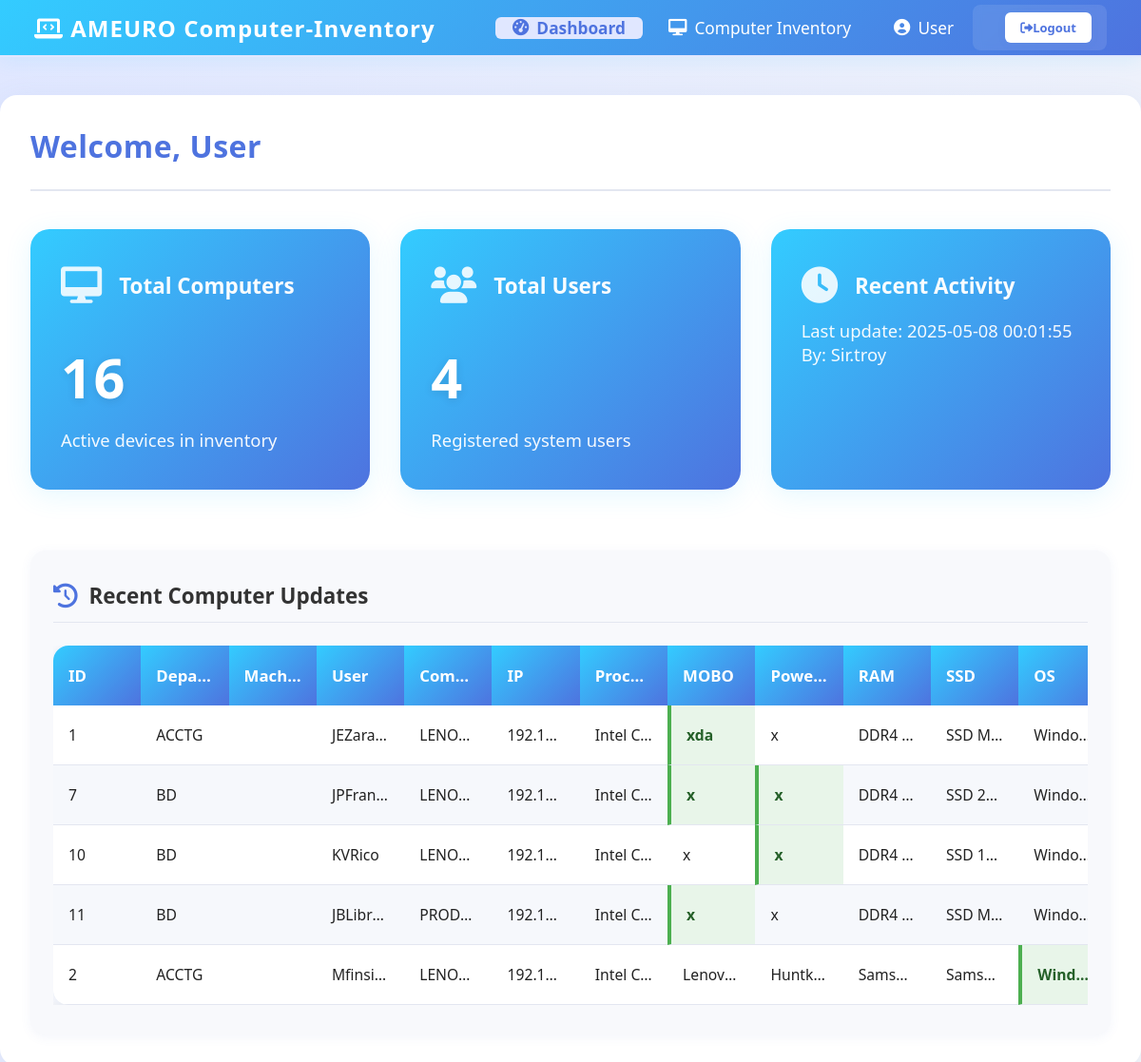
Page /dashboard.php on the committed database.
### tables this page shows
CREATE TABLE `tblcomputer` (
  `computer_No` int(11) NOT NULL,
  `department` varchar(50) NOT NULL,
  `user` varchar(50) NOT NULL,
  `Machine_type` varchar(50) NOT NULL,
  `computer_name` varchar(50) NOT NULL,
  `ip` varchar(50) NOT NULL,
  `processor` varchar(50) NOT NULL,
  `MOBO` varchar(50) NOT NULL,
  `power_supply` varchar(50) NOT NULL,
  `ram` varchar(50) NOT NULL,
  `SSD` varchar(50) NOT NULL,
  `OS` varchar(50) NOT NULL,
  `MAC_Address` varchar(255) NOT NULL,
  `deployment_date` date DEFAULT NULL,
  `last_updated` timestamp NULL DEFAULT NULL ON UPDATE current_timestamp(),
  `date_added` timestamp NOT NULL DEFAULT current_timestamp(),
  `is_active` enum('Y','N') NOT NULL DEFAULT 'Y',
  `status_changed_by` varchar(255) DEFAULT NULL,
  `status_changed_date` datetime DEFAULT NULL
);

### dashbackend.php (called while the page is built, shortened)
<?php
function getRecentlyUpdatedComputers($conn_mysqli) {
    $sql = "SELECT c.*,
            DATE_FORMAT(c.last_updated, '%m-%d-%y %H:%i:%s') as formatted_time,
            h.previous_data, h.new_data
            FROM tblcomputer c
            LEFT JOIN (
                SELECT computer_No, previous_data, new_data
                FROM tblcomputer_history h1
                WHERE timestamp = (
                    SELECT MAX(timestamp)
                    FROM tblcomputer_history h2
                    WHERE h2.computer_No = h1.computer_No
                )
            ) h ON c.computer_No = h.computer_No
            WHERE c.last_updated IS NOT NULL
            ORDER BY c.last_updated DESC
            LIMIT 10";
    $computers = [];
    try {
        $result = $conn_mysqli->query($sql);
        if ($result) {
            while ($row = $result->fetch_assoc()) {
                $row['history_previous'] = $row['previous_data'] ? json_decode($row['previous_data'], true) : null;
                $row['history_new'] = $row['new_data'] ? json_decode($row['new_data'], true) : null;
                unset($row['previous_data'], $row['new_data']);
                $computers[] = $row;
            }
        }
        return $computers;
    } catch (mysqli_sql_exception $e) {
        error_log("Database error in getRecentlyUpdatedComputers (mysqli): " . $e->getMessage());
        return [];
    }
}
function getDashboardStats($conn_mysqli) {
    $sql = "SELECT
            (SELECT COUNT(*) FROM tblcomputer) as total_computers,
            (SELECT COUNT(*) FROM tbemployee) as total_users,
            (SELECT MAX(last_updated) FROM tblcomputer) as latest_computer_update,
            (SELECT MAX(timestamp) FROM tblcomputer_history) as latest_history_update";
    try {
        $result = $conn_mysqli->query($sql);
        if ($result) {
            $stats = $result->fetch_assoc();
            return [
                'total_computers' => (int)$stats['total_computers'],
                'total_users' => (int)$stats['total_users'],
                'latest_computer_update' => $stats['latest_computer_update'],
                'latest_history_update' => $stats['latest_history_update']
            ];
        }
        return [
            'total_computers' => 0,
            'total_users' => 0,
            'latest_computer_update' => null,
            'latest_history_update' => null
        ];
    } catch (mysqli_sql_exception $e) {
        error_log("Database error in getDashboardStats (mysqli): " . $e->getMessage());
        return [
            'total_computers' => 0,
            'total_users' => 0,
            'latest_computer_update' => null,
            'latest_history_update' => null
        ];
    }
}
?>

### dashboard.php (the view, shortened to what this page needs)
<?php
require_once 'dashbackend.php';
$recentComputers = getRecentlyUpdatedComputers($conn);
$stats = getDashboardStats($conn);
$totalComputers = $stats['total_computers'];
$totalUsers = $stats['total_users'];
$historyTime = $stats['latest_history_update'] ? strtotime($stats['latest_history_update']) : 0;
$computerTime = $stats['latest_computer_update'] ? strtotime($stats['latest_computer_update']) : 0;
if ($historyTime >= $computerTime && $historyTime > 0) {
    $historyUserQuery = "SELECT updated_by FROM tblcomputer_history WHERE timestamp = ? LIMIT 1";
    $stmt = $conn->prepare($historyUserQuery);
    $stmt->bind_param('s', $stats['latest_history_update']);
    $stmt->execute();
    $result = $stmt->get_result();
    $historyRow = $result->fetch_assoc();
    $recentActivityUser = $historyRow['updated_by'] ? htmlspecialchars($historyRow['updated_by']) : '-';
    $recentActivityTime = date('Y-m-d H:i:s', $historyTime);
} else {
    $recentActivityUser = '-';
    $recentActivityTime = 'No updates yet';
}
?>
<!DOCTYPE html>
<html lang="en">
<head>
    <link rel="stylesheet" href="CSS/nav.css">
    <link rel="stylesheet" href="CSS/dashboard.css">
    <link rel="stylesheet" href="https://cdnjs.cloudflare.com/ajax/libs/font-awesome/6.0.0/css/all.min.css">
    <link rel="stylesheet" href="https://cdn.jsdelivr.net/npm/bootstrap-icons@1.13.1/font/bootstrap-icons.min.css">
</head>
<body>
    <?php include 'header.php'; ?>
    <div class="main-content">
        <div class="dashboard-container">
            <div class="dashboard-header" style="margin-bottom: 40px; padding-bottom: 24px; border-bottom: 2px solid #e3e6f0;">
                <div class="welcome-message">
                    Welcome, <?php echo htmlspecialchars(isset($_SESSION['name']) ? $_SESSION['name'] : 'User'); ?>
                </div>
            </div>
            <div class="stats-container" style="margin-bottom: 48px;">
                <div class="stat-card">
                    <div class="stat-card-title">
                        <i class="fas fa-desktop"></i>Total Computers
                    </div>
                    <div class="stat-card-number"><?php echo htmlspecialchars($totalComputers); ?></div>
                    <div class="stat-card-desc">Active devices in inventory</div>
                </div>
                <div class="stat-card">
                    <div class="stat-card-title">
                        <i class="fa-solid fa-users"></i> Total Users
                    </div>
                    <div class="stat-card-number"><?php echo htmlspecialchars($totalUsers); ?></div>
                    <div class="stat-card-desc">Registered system users</div>
                </div>
                <div class="stat-card">
                    <div class="stat-card-title">
                        <i class="fa-solid fa-clock"></i> Recent Activity
                    </div>
                    <div class="stat-card-desc">
                        Last update: <span id="recent-activity-time"><?php echo $recentActivityTime; ?></span><br>
                        By: <span id="recent-activity-user"><?php echo $recentActivityUser; ?></span>
                    </div>
                </div>
            </div>
            <div class="updates-section" style="margin-top: 36px;">
                <div class="section-header">
                    <h2><i class="fas fa-history"></i> Recent Computer Updates</h2>
                </div>
                <div class="table-responsive">
                    <table class="inventory-table">
                        <thead>
                            <tr>
                                <th>ID</th>
                                <th>Department</th>
                                <th>Machine Type</th>
                                <th>User</th>
                                <th>Comp. Name</th>
                                <th>IP</th>
                                <th>Processor</th>
                                <th>MOBO</th>
                                <th>Power Supply</th>
                                <th>RAM</th>
                                <th>SSD</th>
                                <th>OS</th>
                            </tr>
                        </thead>
                        <tbody id="inventoryTableBody">
                            <?php if (empty($recentComputers)): ?>
                                <tr>
                                    <td colspan="12" class="no-updates">No recent computer updates. Updates will appear here when computers are added or modified.</td>
                                </tr>
                            <?php else: ?>
                                <?php foreach ($recentComputers as $computer): ?>
                                    <tr>
                                        <?php
                                        $prev = $computer['history_previous'] ?? [];
                                        $curr = $computer['history_new'] ?? $computer;
                                        $fields = ['department','machine_type','user','computer_name','ip','processor','MOBO','power_supply','ram','SSD','OS'];
                                        ?>
                                        <td><?php echo htmlspecialchars($computer['computer_No']); ?></td>
                                        <?php foreach ($fields as $field): ?>
                                            <?php
                                            if ($field === 'machine_type') {
                                                $prevVal = isset($prev[$field]) ? strtolower($prev[$field]) : null;
                                                $currVal = isset($curr[$field]) ? strtolower($curr[$field]) : null;
                                                $changed = isset($prevVal, $currVal) && $prevVal !== $currVal;
                                                $displayVal = isset($curr[$field]) ? ucfirst(strtolower($curr[$field])) : (isset($computer[$field]) ? ucfirst(strtolower($computer[$field])) : '');
                                            } else {
                                                $changed = isset($prev[$field]) && isset($curr[$field]) && $prev[$field] !== $curr[$field];
                                                $displayVal = $curr[$field] ?? $computer[$field];
                                            }
                                            $titleAttr = (!empty($displayVal)) ? ' title="' . htmlspecialchars($displayVal) . '"' : '';
                                            ?>
                                            <td<?php if ($changed): ?> class="highlight-history"<?php endif; echo $titleAttr; ?>><?php echo htmlspecialchars($displayVal); ?></td>
                                        <?php endforeach; ?>
                                    </tr>
                                <?php endforeach; ?>
                            <?php endif; ?>
                        </tbody>
                    </table>
                </div>
            </div>
        </div>
    </div>
</body>
</html>

### header.php (shortened to what this page needs)
<div class="header">
    <div class="header-content">
        <div class="logo">
            <h2><i class="fas fa-laptop-code"></i> AMEURO Computer-Inventory</h2>
        </div>
        <div class="header-right">
            <nav class="menu">
                <ul>
                    <li><a href="dashboard.php" <?php echo basename($_SERVER['PHP_SELF']) == 'dashboard.php' ? 'class="active"' : ''; ?>><i class="fas fa-tachometer-alt"></i> Dashboard</a></li>
                    <li><a href="list.php" <?php echo basename($_SERVER['PHP_SELF']) == 'list.php' ? 'class="active"' : ''; ?>><i class="fas fa-desktop"></i> Computer Inventory</a></li>
                    <li><a href="User.php" <?php echo basename($_SERVER['PHP_SELF']) == 'User.php' ? 'class="active"' : ''; ?>><i class="fas fa-circle-user "></i> User</a></li>
                </ul>
            </nav>
            <div class="user-info">
                <a href="logout.php" class="logout-btn"><i class="fas fa-sign-out-alt"></i> Logout</a>
            </div>
        </div>
    </div>
</div>

### CSS/nav.css (style rules this page uses)
* { margin: 0; padding: 0; box-sizing: border-box; font-family: 'Segoe UI', Tahoma, Geneva, Verdana, sans-serif; }
body { background-color: #f4f6f9; color: #333; overflow-x: hidden; padding-top: 60px; }
.header { position: fixed; top: 0; left: 0; width: 100%; height: 60px; background: linear-gradient(135deg, #33ccff 0%, #4e73df 100%); color: #fff; padding: 0 20px; box-shadow: 0 4px 18px rgba(51, 204, 255, 0.10); border-bottom: 2px solid #e0e7ff; z-index: 1000; }
.header-content { display: flex; font-size: 16px; font-weight: 500; align-items: center; justify-content: space-between; height: 100%; max-width: 1400px; margin: 0 auto; padding: 0 16px; }
.header-right { display: flex; align-items: center; }
.logo { display: flex; align-items: center; }
.logo h2 { font-size: 1.5rem; font-weight: 700; color: #fff; letter-spacing: 1px; margin-right: 30px; }
.menu { height: 100%; }
.menu ul { display: flex; list-style: none; height: 100%; margin: 0; padding: 0; gap: 5px; }
.menu li { height: 100%; }
.menu a { display: flex; align-items: center; height: 100%; padding: 0 18px; color: #fff; text-decoration: none; transition: background 0.2s, color 0.2s; font-size: 1.08rem; font-weight: 500; border-radius: 6px; margin: 0 2px; }
.menu a i { margin-right: 8px; }
.menu a.active { background: #e0e7ff; color: #4e73df; font-weight: 600; }
.user-info { display: flex; align-items: center; }
.logout-btn { color: #4e73df; text-decoration: none; padding: 7px 16px; background: #fff; border-radius: 6px; font-size: 13px; font-weight: 600; margin-left: 18px; box-shadow: 0 2px 8px rgba(80, 120, 200, 0.07); transition: background 0.2s, color 0.2s; display: flex; align-items: center; }

### rows in the picture
tblcomputer: computer_No "1", department "ACCTG", user "JEZara…", computer_name "LENO…", ip "192.1…", processor "Intel C…", MOBO "xda", power_supply "x", ram "DDR4…", SSD "SSD M…", OS "Windo…"
tblcomputer: computer_No "7", department "BD", user "JPFran…", computer_name "LENO…", ip "192.1…", processor "Intel C…", MOBO "x", power_supply "x", ram "DDR4…", SSD "SSD 2…", OS "Windo…"
tblcomputer: computer_No "10", department "BD", user "KVRico", computer_name "LENO…", ip "192.1…", processor "Intel C…", MOBO "x", power_supply "x", ram "DDR4…", SSD "SSD 1TB", OS "Windo…"
tblcomputer: computer_No "11", department "BD", user "JBLibr…", computer_name "PROD…", ip "192.1…", processor "Intel C…", MOBO "x", power_supply "x", ram "DDR4…", SSD "SSD M…", OS "Windo…"
tblcomputer: computer_No "2", department "ACCTG", user "Mfinsi…", computer_name "LENO…", ip "192.1…", processor "Intel C…", MOBO "Lenov…", power_supply "Huntk…", ram "Sams…", SSD "Sams…", OS "Wind…"

### other values in the picture
isset($_SESSION['name']) ? $_SESSION['name'] : 'User' "User"
$totalComputers "16"
$totalUsers "4"
$recentActivityTime "2025-05-08 00:01:55"
$recentActivityUser "Sir.troy"
